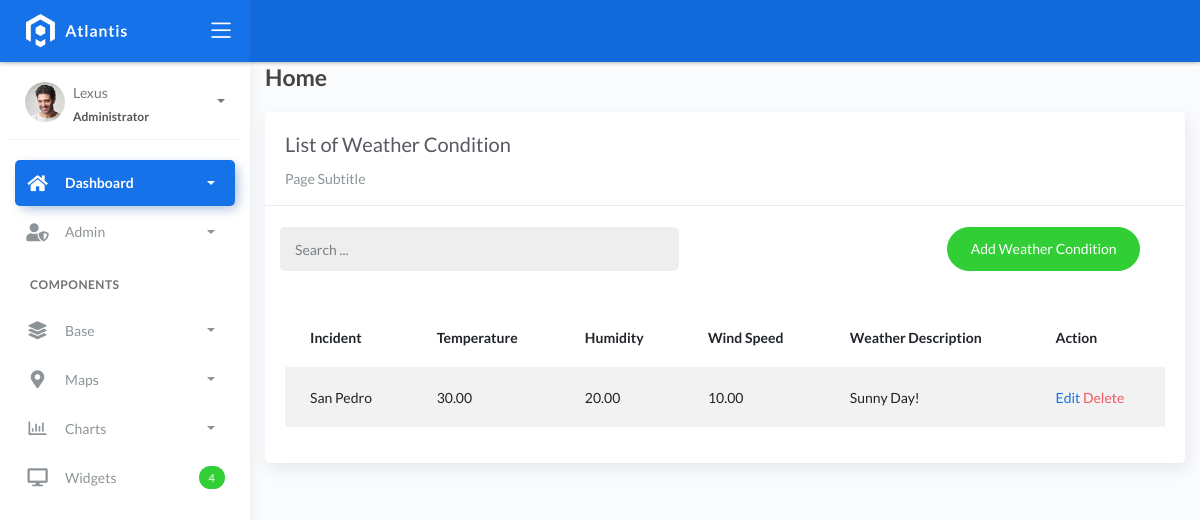
Before: /weather_list with the older database file.
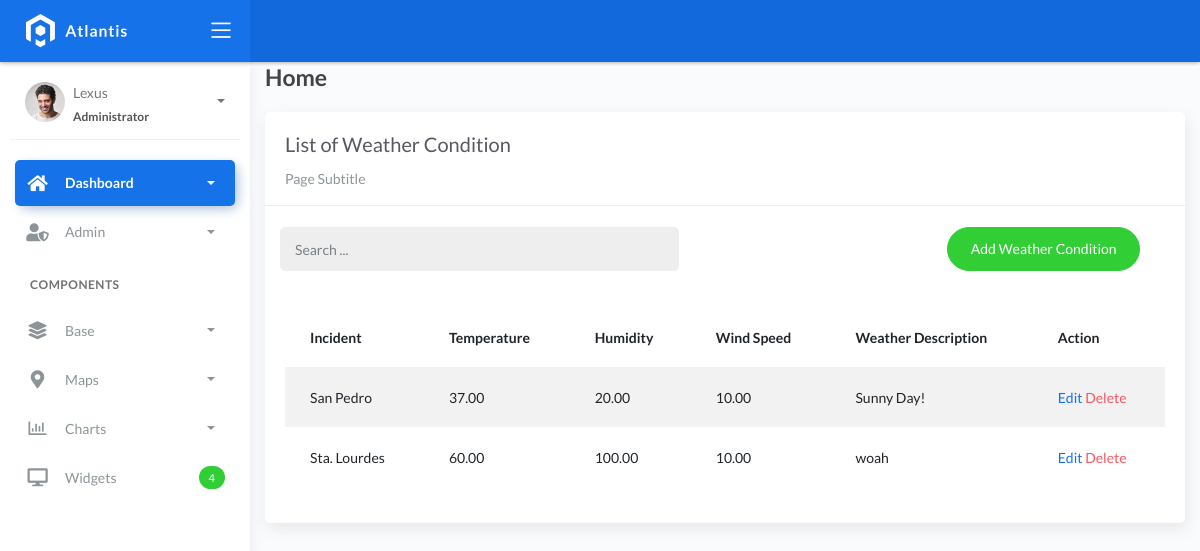
After: the same page with the newer database file.
### fire/models.py (models this page shows, shortened)
class BaseModel(models.Model):
    created_at = models.DateTimeField(auto_now_add=True, db_index=True)
    updated_at = models.DateTimeField(auto_now=True)
    class Meta:
        abstract = True

class WeatherConditions(BaseModel):
    incident = models.ForeignKey(Incident, on_delete=models.CASCADE)
    temperature = models.DecimalField(max_digits=10, decimal_places=2, validators=[validate_negative])
    humidity = models.DecimalField(max_digits=10, decimal_places=2, validators=[validate_negative])
    wind_speed = models.DecimalField(max_digits=10, decimal_places=2, validators=[validate_negative])
    weather_description = models.CharField(max_length=150)

class Incident(BaseModel):
    SEVERITY_CHOICES = (
        ('Minor Fire', 'Minor Fire'),
        ('Moderate Fire', 'Moderate Fire'),
        ('Major Fire', 'Major Fire'),
    )
    location = models.ForeignKey(Locations, on_delete=models.CASCADE)
    date_time = models.DateTimeField(blank=True, null=True, validators=[validate_nofuture])
    severity_level = models.CharField(max_length=45, choices=SEVERITY_CHOICES)
    description = models.CharField(max_length=250)
    def __str__(self):
        return f"{self.location}"

class Locations(BaseModel):
    name = models.CharField(max_length=150)
    latitude = models.DecimalField(max_digits=22, decimal_places=16, null=True, blank=True)
    longitude = models.DecimalField(max_digits=22, decimal_places=16, null=True, blank=True)
    address = models.CharField(max_length=150)
    city = models.CharField(max_length=150)
    country = models.CharField(max_length=150)
    def __str__(self):
        return f"{self.name}"

### fire/views.py (the view)
# urls.py: path('weather_list', WeatherConditionList.as_view(), name='weather-list'),
class WeatherConditionList(ListView):
    model = WeatherConditions
    content_object_name = 'WeatherCondition'
    template_name = 'WeatherConditions_list.html'
    paginate_by = 5
    def get_queryset(self, *args, **kwargs):
        qs = super(WeatherConditionList, self).get_queryset(*args, **kwargs)
        if self.request.GET.get('q') != None:
            query = self.request.GET.get('q')
            qs = qs.filter(Q(incident__location__name__icontains=query) | Q(temperature__icontains=query) |
                           Q(humidity__icontains=query) | Q(wind_speed__icontains=query)
                             | Q(weather_description__icontains=query))
        return qs

### templates/WeatherConditions_list.html (shortened to what this page needs)
{% extends 'base.html' %} {% load static %} {% block content %}
<div class="content">
    <div class="container-fluid">
        <h4 class="page-title">Home</h4>
        <div class="row">
            <div class="col-md-12">
                <div class="card">
                    <div class="card-header">
                        <div class="card-title">List of Weather Condition</div>
                        <div class="card-category">Page Subtitle</div>
                    </div>
                    <br />
                    <div class="col-md-12 row">
                        <div class="col-md-6">
                            <form class="navbar-left navbar-form nav-search mr-md-3" action="{% url 'weather-list' %}">
                                <div class="input-group">
                                    <input type="text" placeholder="Search ..." class="form-control" name="q" />
                                    <div class="input-group-append">
                                        <span class="input-group-text">
                                        </span>
                                    </div>
                                </div>
                            </form>
                        </div>
                        <div class="col-md-6">
                            <div class="pull-right">
                                <a href="{% url 'weather-add' %}" class="btn btn-success btn-rounded">Add Weather Condition</a>
                            </div>
                        </div>
                    </div>
                    <div class="card-body">
                        <table class="table table-striped mt-3">
                            <thead>
                                <tr>
                                    <th scope="col">Incident</th>
                                    <th scope="col">Temperature</th>
                                    <th scope="col">Humidity</th>
                                    <th scope="col">Wind Speed</th>
                                    <th scope="col">Weather Description</th>
                                    <th scope="col">Action</th>
                                </tr>
                            </thead>
                            <tbody>
                                {% for object in object_list %}
                                <tr>
                                    <td>{{ object.incident }}</td>
                                    <td>{{ object.temperature }}</td>
                                    <td>{{ object.humidity }}</td>
                                    <td>{{ object.wind_speed }}</td>
                                    <td>{{ object.weather_description }}</td>
                                    <td>
                                        <a href="weather_list/{{ object.id }}">Edit</a>
                                        <a href="weather_list/{{ object.id }}/delete" class="text-danger">Delete</a> </a>
                                    </td>
                                </tr>
                                {% empty %}
                                <tr>
                                    <td colspan="4" style="text-align: center">
                                        <p class="text-sm font-weight-bold mb-0">No Records Found</p>
                                    </td>
                                </tr>
                                {% endfor %}
                            </tbody>
                        </table>
                    </div>
                </div>
            </div>
        </div>
    </div>
</div>
{% endblock %}

### templates/base.html (shortened to what this page needs)
{% load static %}
<!DOCTYPE html>
<html lang="en">
  <head>
    <link href="https://cdn.jsdelivr.net/npm/bootstrap@5.3.0/dist/css/bootstrap.min.css" rel="stylesheet">
    <link rel="stylesheet" href="{% static 'css/bootstrap.min.css' %}" />
    <link rel="stylesheet" href="{% static 'css/atlantis.min.css' %}" />
    <link rel="stylesheet" href="{% static 'css/demo.css' %}" />
  </head>
  <body>
    <div class="wrapper">
      <div class="main-header">
        <div class="logo-header" data-background-color="blue">
          <a href="{% url 'home' %}" class="logo">
            <img src="{% static 'img/logo.svg' %}" alt="navbar brand" class="navbar-brand" />
          </a>
          <div class="nav-toggle">
            <button class="btn btn-toggle toggle-sidebar">
              <i class="icon-menu"></i>
            </button>
          </div>
        </div>
        <nav class="navbar navbar-header navbar-expand-lg" data-background-color="blue2">
        </nav>
      </div>
      <div class="sidebar sidebar-style-2">
        <div class="sidebar-wrapper scrollbar scrollbar-inner">
          <div class="sidebar-content">
            <div class="user">
              <div class="avatar-sm float-left mr-2">
                <img src="{% static 'img/profile.jpg' %}" alt="..." class="avatar-img rounded-circle" />
              </div>
              <div class="info">
                <a data-toggle="collapse" href="#collapseExample" aria-expanded="true">
                  <span>
                    Lexus
                    <span class="user-level">Administrator</span>
                    <span class="caret"></span>
                  </span>
                </a>
              </div>
            </div>
            <ul class="nav nav-primary">
              <li class="nav-item active">
                <a data-toggle="collapse" href="#dashboard" class="collapsed" aria-expanded="false">
                  <i class="fas fa-home"></i>
                  <p>Dashboard</p>
                  <span class="caret"></span>
                </a>
              </li>
              <li class="nav-item">
                <a data-toggle="collapse" href="#admin">
                  <i class="fas fa-user-shield"></i>
                  <p>Admin</p>
                  <span class="caret"></span>
                </a>
              </li>
              <li class="nav-section">
                <h4 class="text-section">Components</h4>
              </li>
              <li class="nav-item">
                <a data-toggle="collapse" href="#base">
                  <i class="fas fa-layer-group"></i>
                  <p>Base</p>
                  <span class="caret"></span>
                </a>
              </li>
              <li class="nav-item">
                <a data-toggle="collapse" href="#maps">
                  <i class="fas fa-map-marker-alt"></i>
                  <p>Maps</p>
                  <span class="caret"></span>
                </a>
              </li>
              <li class="nav-item">
                <a data-toggle="collapse" href="#charts">
                  <i class="far fa-chart-bar"></i>
                  <p>Charts</p>
                  <span class="caret"></span>
                </a>
              </li>
              <li class="nav-item">
                <a href="widgets.html">
                  <i class="fas fa-desktop"></i>
                  <p>Widgets</p>
                  <span class="badge badge-success">4</span>
                </a>
              </li>
            </ul>
          </div>
        </div>
      </div>
      <div class="main-panel">
        <div class="content">
          {% block content %}
          {% endblock %}
          </div>
        </div>
        <footer class="footer">
          <div class="container-fluid">
            <nav class="pull-left">
              <ul class="nav">
                <li class="nav-item">
                  <a class="nav-link" href="https://www.themekita.com"> ThemeKita </a>
                </li>
                <li class="nav-item">
                  <a class="nav-link" href="#"> Help </a>
                </li>
                <li class="nav-item">
                  <a class="nav-link" href="#"> Licenses </a>
                </li>
              </ul>
            </nav>
            <div class="copyright ml-auto">2018, made with  by <a href="https://www.themekita.com">ThemeKita</a></div>
          </div>
        </footer>
      </div>
  </body>
</html>

Changed rows visible on the page:
changed WeatherConditions "Sunny Day!": temperature "30.00" → "37.00"
added WeatherConditions: incident "Sta. Lourdes", temperature "60.00", humidity "100.00", wind_speed "10.00", weather_description "woah"
